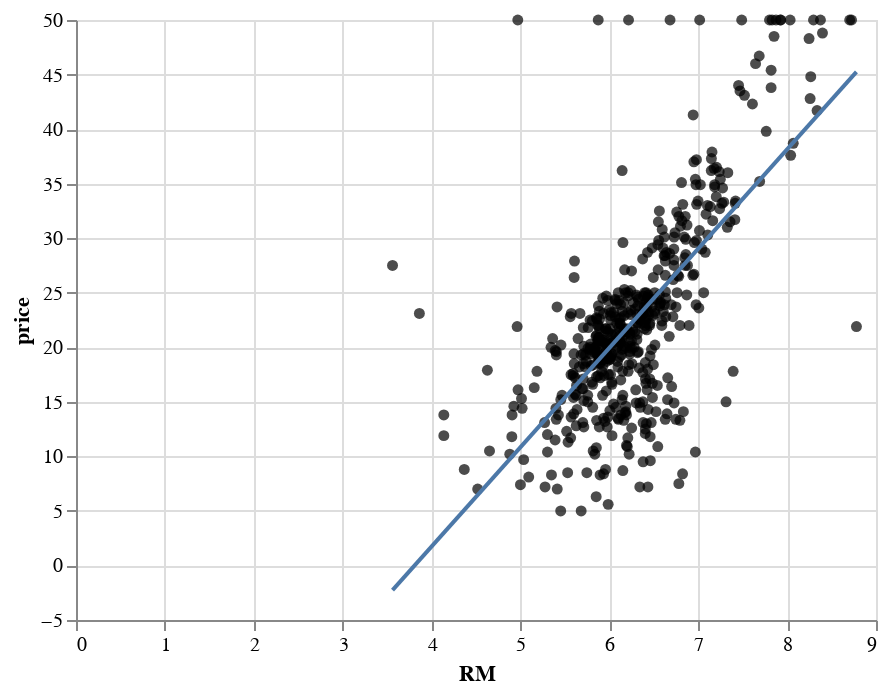

Notebook code cell kept with this figure:
### Markdown cell above
Many factors may have impact on housing price! It's usually a good idea to generate a data visualization to show the relationship between your variables. Below, we visualize the relationship between the two variables in the dataset (`RM` and `LSTAT`) and the housing price (`price`):

### Code cell
base = alt.Chart(housing).mark_circle(color="black").encode(
    alt.X("RM"), alt.Y("price")
)

# Create regression line
linear_fit = base.transform_regression(
    "RM", "price", method="linear"
).mark_line()

base + linear_fit

### Figure 1 — Vega-Lite specification as saved in the notebook (floating-point values rounded to 4 significant figures; data arrays with more than 128 entries replaced by an {"elided": "..."} marker saying what was removed)
{"config": {"view": {"continuousWidth": 400, "continuousHeight": 300}}, "layer": [{"mark": {"type": "circle", "color": "black"}, "encoding": {"x": {"field": "RM", "type": "quantitative"}, "y": {"field": "price", "type": "quantitative"}}}, {"mark": "line", "encoding": {"x": {"field": "RM", "type": "quantitative"}, "y": {"field": "price", "type": "quantitative"}}, "transform": [{"on": "RM", "regression": "price", "method": "linear"}]}], "data": {"name": "data-2b59aa439f74069ecfc7c39b79806d23"}, "$schema": "https://vega.github.io/schema/vega-lite/v4.17.0.json", "datasets": {"data-2b59aa439f74069ecfc7c39b79806d23": {"elided": "506 records"}}}
